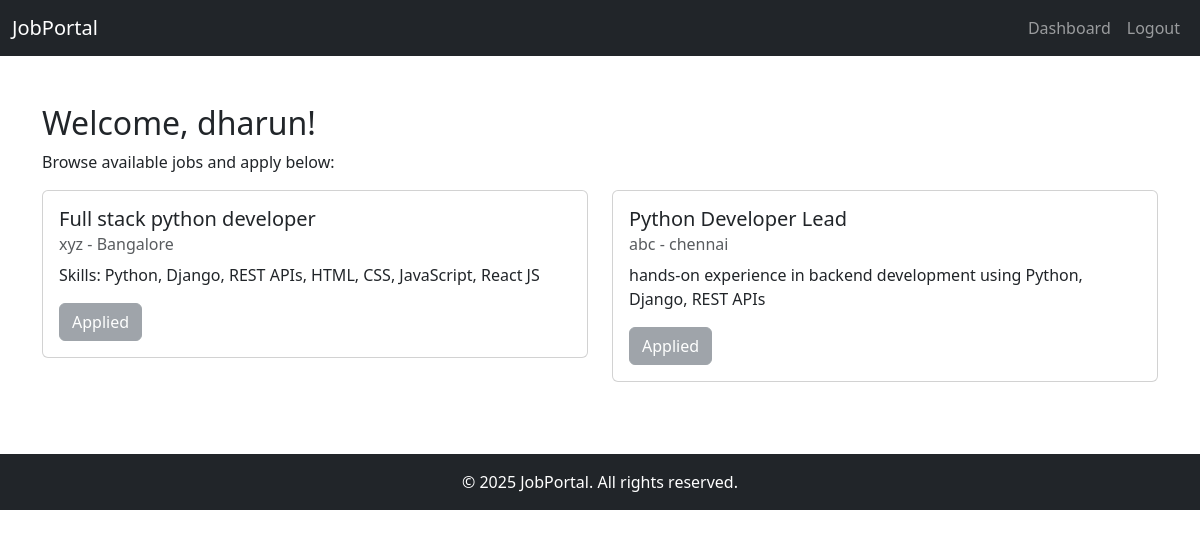
Page /dashboard/ (signed in) on the committed database.
### portal/models.py (models this page shows, shortened)
class Job(models.Model):
    title = models.CharField(max_length=200)
    company = models.CharField(max_length=200)
    location = models.CharField(max_length=100)
    description = models.TextField()
    posted_at = models.DateTimeField(auto_now_add=True)

### portal/views.py (the view, shortened to what this page needs)
# urls.py: path("dashboard/", views.dashboard, name="dashboard"),
@login_required
def dashboard(request):
    jobs = Job.objects.all()
    applied_jobs = Application.objects.filter(user=request.user).values_list('job_id', flat=True)
    return render(request, "portal/layout/dashboard.html", {
        "jobs": jobs,
        "applied_jobs": applied_jobs
    })

### portal/templates/portal/layout/dashboard.html (shortened to what this page needs)
{% extends "portal/layout/base.html" %}
{% block content %}
<div class="mt-5">
    <h2>Welcome, {{ user.username }}!</h2>
    <p>Browse available jobs and apply below:</p>
    <div class="row">
        {% for job in jobs %}
        <div class="col-md-6 mb-4">
            <div class="card">
                <div class="card-body">
                    <h5 class="card-title">{{ job.title }}</h5>
                    <h6 class="card-subtitle mb-2 text-muted">{{ job.company }} - {{ job.location }}</h6>
                    <p class="card-text">{{ job.description|truncatechars:150 }}</p>
                    {% if job.id in applied_jobs %}
                        <button class="btn btn-secondary" disabled>Applied</button>
                    {% else %}
                        <form method="post" class="d-inline">
                            {% csrf_token %}
                            <input type="hidden" name="job_id" value="{{ job.id }}">
                            <button type="submit" class="btn btn-primary">Apply</button>
                        </form>
                    {% endif %}
                </div>
            </div>
        </div>
        {% empty %}
        <p>No jobs available at the moment.</p>
        {% endfor %}
    </div>
</div>
{% endblock %}

### portal/templates/portal/layout/base.html (shortened to what this page needs)
<!DOCTYPE html>
<html lang="en">
<head>
    <link rel="stylesheet" href="https://cdn.jsdelivr.net/npm/bootstrap@5.3.2/dist/css/bootstrap.min.css">
</head>
<body>
    {% include "portal/include/navbar.html" %}
    <div class="container mt-4">
        {% block content %}{% endblock %}
    </div>
    {% include "portal/include/footer.html" %}
</body>
</html>

### portal/templates/portal/include/navbar.html (shortened to what this page needs)
<nav class="navbar navbar-expand-lg navbar-dark bg-dark">
    <div class="container-fluid">
        <a class="navbar-brand" href="{% url 'home' %}">JobPortal</a>
        <div class="collapse navbar-collapse">
            <ul class="navbar-nav ms-auto">
                {% if user.is_authenticated %}
                    <li class="nav-item">
                        <a class="nav-link" href="{% url 'dashboard' %}">Dashboard</a>
                    </li>
                    <li class="nav-item">
                        <a class="nav-link" href="{% url 'logout' %}">Logout</a>
                    </li>
                {% endif %}
            </ul>
        </div>
    </div>
</nav>

### portal/templates/portal/include/footer.html
<footer class="bg-dark text-white text-center py-3 mt-5">
    &copy; 2025 JobPortal. All rights reserved.
</footer>

### rows in the picture
Job: title "Full stack python developer", company "xyz", location "Bangalore", description "Skills: Python, Django, REST APIs, HTML, CSS, JavaScript, React JS", shows "Applied"
Job: title "Python Developer Lead", company "abc", location "chennai", description "hands-on experience in backend development using Python, Django, REST APIs", shows "Applied"

### other values in the picture
{{ user.username }} "dharun"
